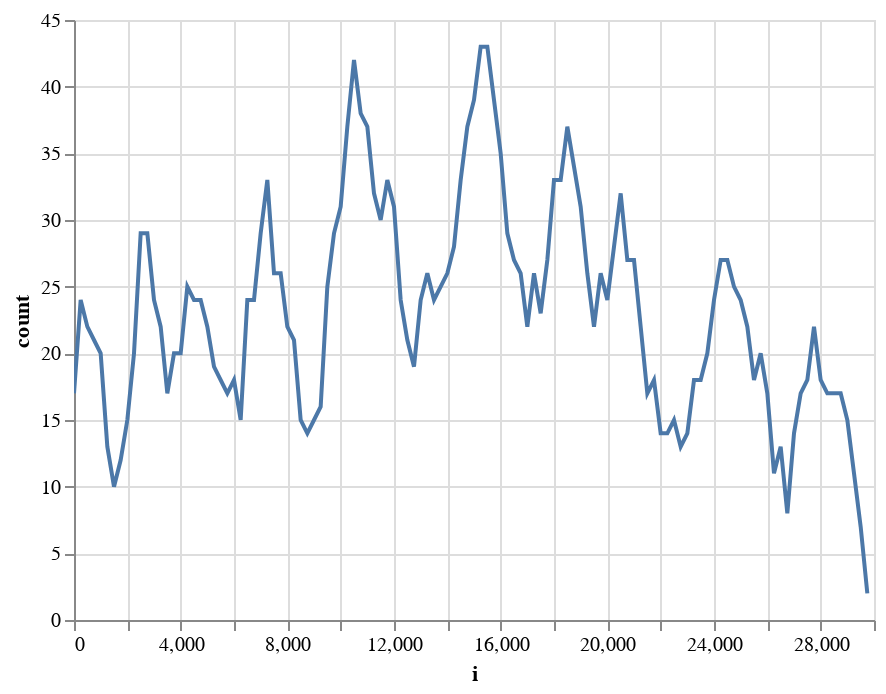

Write notebook code for a chart like this one.
### Code cell
alt.Chart(alt.Data(values=freqs[2]['freq'])).mark_line().encode(x="i:Q", y="count:Q").interactive()

### Figure 1 — Vega-Lite specification as saved in the notebook (floating-point values rounded to 4 significant figures)
{"config": {"view": {"continuousWidth": 400, "continuousHeight": 300}}, "data": {"values": [{"i": 0, "count": 17}, {"i": 250, "count": 24}, {"i": 500, "count": 22}, {"i": 750, "count": 21}, {"i": 1000, "count": 20}, {"i": 1250, "count": 13}, {"i": 1500, "count": 10}, {"i": 1750, "count": 12}, {"i": 2000, "count": 15}, {"i": 2250, "count": 20}, {"i": 2500, "count": 29}, {"i": 2750, "count": 29}, {"i": 3000, "count": 24}, {"i": 3250, "count": 22}, {"i": 3500, "count": 17}, {"i": 3750, "count": 20}, {"i": 4000, "count": 20}, {"i": 4250, "count": 25}, {"i": 4500, "count": 24}, {"i": 4750, "count": 24}, {"i": 5000, "count": 22}, {"i": 5250, "count": 19}, {"i": 5500, "count": 18}, {"i": 5750, "count": 17}, {"i": 6000, "count": 18}, {"i": 6250, "count": 15}, {"i": 6500, "count": 24}, {"i": 6750, "count": 24}, {"i": 7000, "count": 29}, {"i": 7250, "count": 33}, {"i": 7500, "count": 26}, {"i": 7750, "count": 26}, {"i": 8000, "count": 22}, {"i": 8250, "count": 21}, {"i": 8500, "count": 15}, {"i": 8750, "count": 14}, {"i": 9000, "count": 15}, {"i": 9250, "count": 16}, {"i": 9500, "count": 25}, {"i": 9750, "count": 29}, {"i": 10000, "count": 31}, {"i": 10250, "count": 37}, {"i": 10500, "count": 42}, {"i": 10750, "count": 38}, {"i": 11000, "count": 37}, {"i": 11250, "count": 32}, {"i": 11500, "count": 30}, {"i": 11750, "count": 33}, {"i": 12000, "count": 31}, {"i": 12250, "count": 24}, {"i": 12500, "count": 21}, {"i": 12750, "count": 19}, {"i": 13000, "count": 24}, {"i": 13250, "count": 26}, {"i": 13500, "count": 24}, {"i": 13750, "count": 25}, {"i": 14000, "count": 26}, {"i": 14250, "count": 28}, {"i": 14500, "count": 33}, {"i": 14750, "count": 37}, {"i": 15000, "count": 39}, {"i": 15250, "count": 43}, {"i": 15500, "count": 43}, {"i": 15750, "count": 39}, {"i": 16000, "count": 35}, {"i": 16250, "count": 29}, {"i": 16500, "count": 27}, {"i": 16750, "count": 26}, {"i": 17000, "count": 22}, {"i": 17250, "count": 26}, {"i": 17500, "count": 23}, {"i": 17750, "count": 27}, {"i": 18000, "count": 33}, {"i": 18250, "count": 33}, {"i": 18500, "count": 37}, {"i": 18750, "count": 34}, {"i": 19000, "count": 31}, {"i": 19250, "count": 26}, {"i": 19500, "count": 22}, {"i": 19750, "count": 26}, {"i": 20000, "count": 24}, {"i": 20250, "count": 28}, {"i": 20500, "count": 32}, {"i": 20750, "count": 27}, {"i": 21000, "count": 27}, {"i": 21250, "count": 22}, {"i": 21500, "count": 17}, {"i": 21750, "count": 18}, {"i": 22000, "count": 14}, {"i": 22250, "count": 14}, {"i": 22500, "count": 15}, {"i": 22750, "count": 13}, {"i": 23000, "count": 14}, {"i": 23250, "count": 18}, {"i": 23500, "count": 18}, {"i": 23750, "count": 20}, {"i": 24000, "count": 24}, {"i": 24250, "count": 27}, {"i": 24500, "count": 27}, {"i": 24750, "count": 25}, {"i": 25000, "count": 24}, {"i": 25250, "count": 22}, {"i": 25500, "count": 18}, {"i": 25750, "count": 20}, {"i": 26000, "count": 17}, {"i": 26250, "count": 11}, {"i": 26500, "count": 13}, {"i": 26750, "count": 8}, {"i": 27000, "count": 14}, {"i": 27250, "count": 17}, {"i": 27500, "count": 18}, {"i": 27750, "count": 22}, {"i": 28000, "count": 18}, {"i": 28250, "count": 17}, {"i": 28500, "count": 17}, {"i": 28750, "count": 17}, {"i": 29000, "count": 15}, {"i": 29250, "count": 11}, {"i": 29500, "count": 7}, {"i": 29750, "count": 2}]}, "mark": "line", "encoding": {"x": {"type": "quantitative", "field": "i"}, "y": {"type": "quantitative", "field": "count"}}, "selection": {"selector002": {"type": "interval", "bind": "scales", "encodings": ["x", "y"]}}, "$schema": "https://vega.github.io/schema/vega-lite/v4.8.1.json"}
